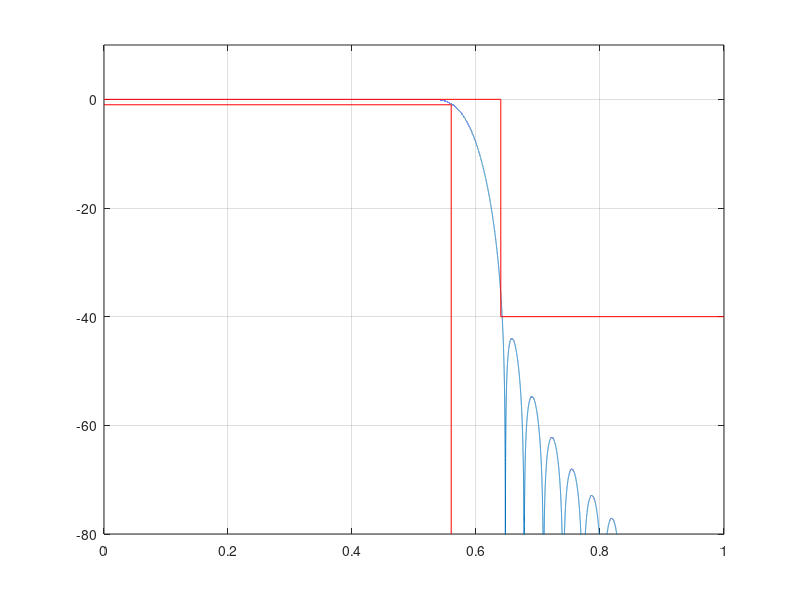
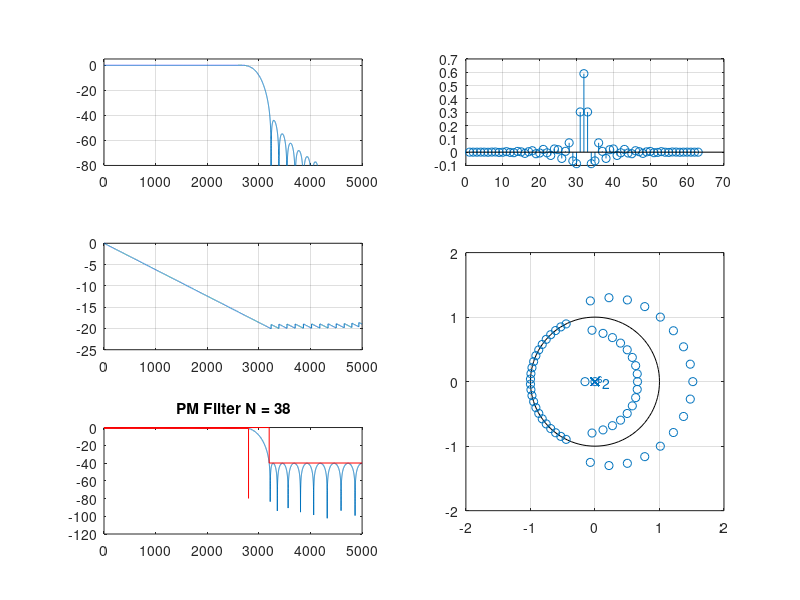

Write MATLAB code to recreate these figures, in order.
% Projeto filtro 1
% LP - (fa = 10000 Hz, f1 = 2800 Hz; f2 = 3200 Hz, Ap = 1 dB, As = 40 dB, GdB = 0 dB)

close all;
clear all;
clc;

% Especificacoes
fa = 10000; fp = 2800; fs = 3200;
Ap = 1; As = 40; GdB = 0;
wp = fp/fa*(2*pi); ws = fs/fa*(2*pi);

%% aa
wc1 = sqrt(wp*ws); % media geometrica
Dw1 = ws - wp;
M1 = ceil(3.32*pi/(Dw1));
G0 = GdB;

% Projeto inicial
M = M1;
Dw = Dw1;
wc = wc1;

% primeiro ajuste
G0 = 0.056; % db

% segundo ajuste M (n/2)
wp2 = 0.5758*pi; ws2 = 0.6347*pi;
Dw2 = ws2 - wp2;
M2 = ceil(M1*Dw2/Dw1); % nova ordem do filtro 2*M2
M = M2;

% ajuste deslocamento
Dws = ws - ws2;
Dwp = wp - wp2;
wc2 = wc1 + (Dwp + Dws)/2;
wc = wc2;

k = 1:M;
% Low Pass
bi = sin(wc*k)./(pi*k);
b0 = wc/pi;
b = [flip(bi) b0 bi];

m = -M:M;
% wk = 0.5 + 0.5*cos(2*pi*m/(2*M+1)); % Hann
wk = hann(2*M+1)';
% wk = bartlett(2*M+1)';
% wk = triang(2*M+1)';
% wk = hamming(2*M+1)';
b = b.*wk*10^(-G0/20); % regular altura do filtro em db

figure(1)
[h, w] = freqz(b, 1, linspace(0,pi,100000));
% plot(w/pi, abs(h)); grid on;
plot(w/pi, 20*log10(abs(h))); grid on;
ylim([-80 10])
hold on;
plot([0,wp,wp]/pi,[-Ap,-Ap,-80], '-red')
plot([0,ws/pi,ws/pi,1],[0,0,-As,-As], '-red')

figure(2)
escala = fa/2;
subplot(3,2,[4 6])
zplane(b, 1);
axis([-2 2 -2 2])
[h, w] = freqz(b, 1, 'whole');
subplot(322)
stem(b), grid on;
subplot(321)
[h, w] = freqz(b, 1, linspace(0,pi,10000));
% plot(w/pi, abs(h)); grid on;
plot(w/pi*escala, 20*log10(abs(h))); grid on;
ylim([-80 5])
Amim = 80
% plot([0 wp wp]/pi, -[Ap Ap Amin], 'r');

subplot(323)
plot(w/pi*escala, unwrap(angle(h))/pi); grid on;
subplot(325)
grpdelay(b, 1)




%% Simulacao com PM
% Specs:

fcuts = [fp fs];
w = fcuts/fa*(2*pi);
wp = w(1)/pi; ws = w(2)/pi;

mags = [1 0];
% devs = [1-10^(-Ap/20) 10^(-As/20)];
devs = [1-10^(-(Ap/2-0.06)/20) 10^(-As/20)];
G0 = -Ap/2;

% calculo da ordem com firpmord
[n,f0,a0,w0] = firpmord(fcuts,mags,devs,fa);

% calculo algoritmo PM
h_pm = firpm(n,f0,a0,w0);
h_pm = h_pm*10^(G0/20);

[Hw,w] = freqz(h_pm, 1, 10000);
plot(w*fa/2/pi,20*log10(abs(Hw)))
title_txt = ['PM Filter N = ' num2str(n)];
title(title_txt)
hold on
Amin = 80;
% ylim([-Amin 10])
plot([0,wp,wp]*fa/2,[-Ap,-Ap,-80], '-red')
plot([0,ws,ws,1]*fa/2,[0,0,-As,-As], '-red')
